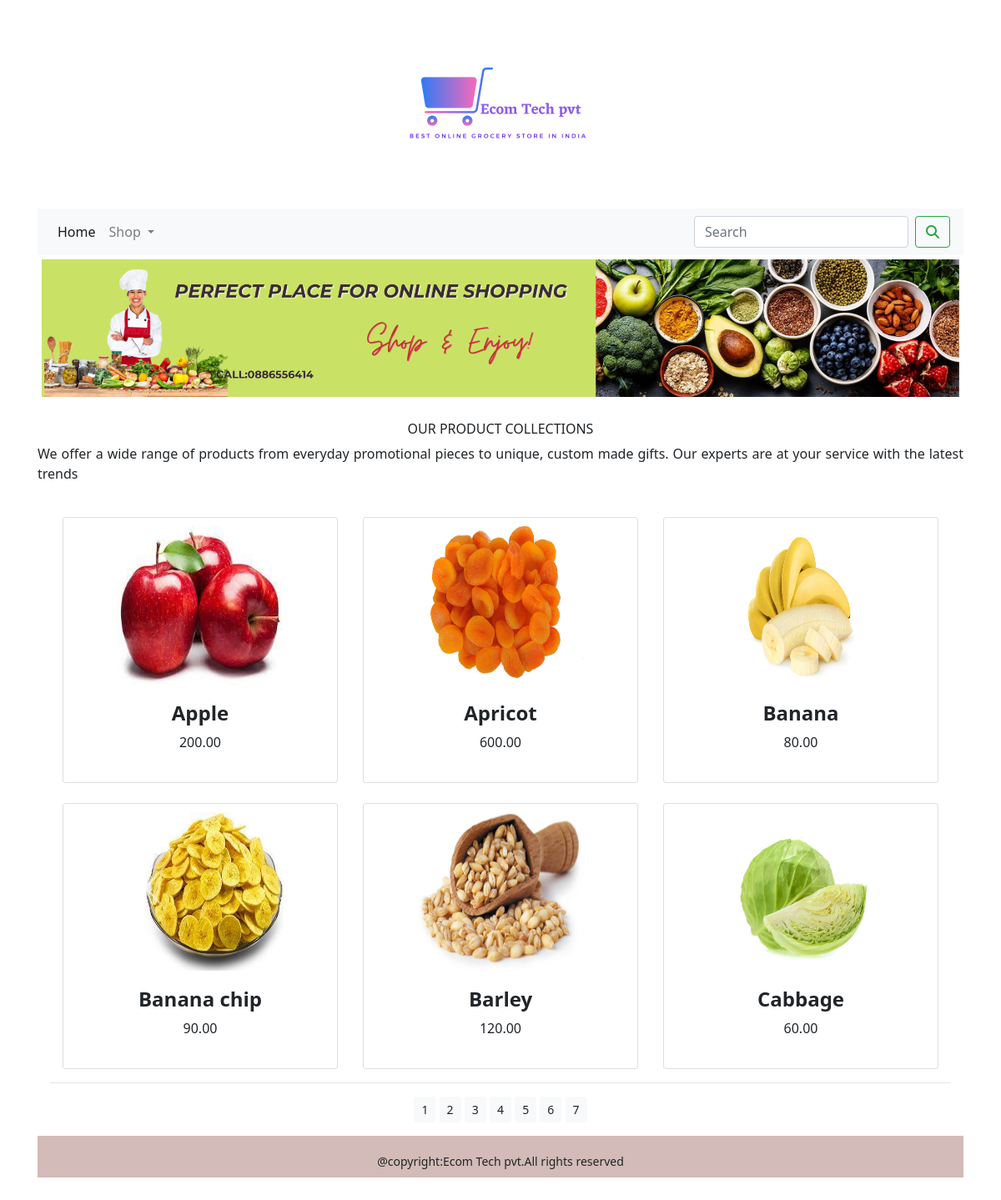
Page /shop on the committed database.
### app1/models.py (models this page shows, shortened)
class Product(models.Model):
    name=models.CharField(max_length=250,unique=True)
    slug=models.SlugField(max_length=250,unique=True)
    description=models.TextField()
    price=models.DecimalField(max_digits=10,decimal_places=2)
    category=models.ForeignKey(Category,on_delete=models.CASCADE)
    image=models.ImageField(upload_to='product')
    stock=models.IntegerField()
    available=models.BooleanField(default=True)
    created=models.DateTimeField(auto_now_add=True)
    updated=models.DateTimeField(auto_now=True)
    class Meta:
        ordering = ('name',)
        verbose_name = 'product'
        verbose_name_plural = 'products'
    def get_url(self):
        return reverse('app1:prodcatdetail',args=[self.category.slug,self.slug])

### app1/views.py (the view)
# urls.py: path('',views.allProdCat,name='allProdCat'),
def allProdCat(request,c_slug=None):
    c_page=None
    products_list=None
    if c_slug!=None:
        c_page=get_object_or_404(Category,slug=c_slug)
        products_list=Product.objects.all().filter(category=c_page,available=True)
    else:
        products_list=Product.objects.all().filter(available=True)
    paginator=Paginator(products_list,6)
    try:
        page=int(request.GET.get('page','1'))
    except:
        page=1
    try:
        products=paginator.page(page)
    except(EmptyPage,InvalidPage):
        products=paginator.page(paginator.num_pages)
    return render(request,'category.html',{'category':c_page,'products':products})

### app1/context_processors.py (called while the page is built)
def menu_links(request):
    links=Category.objects.all()
    return dict(links=links)

### app1/models.py (called while the page is built)
    def get_url(self):
        return reverse('app1:product_by_category',args=[self.slug])

### cartapp/context_processors.py (called while the page is built)
def counter(request):
    item_count=0
    if 'admin' in request.path:
        return {}
    else:
        try:
            cart=Cart.objects.filter(cart_id=_cart_id(request))
            cart_items=CartItem.objects.all().filter(cart=cart[:1])
            for cart_item in cart_items:
                item_count += cart_item.quantity
        except Cart.DoesNotExist:
            item_count=0
    return dict(item_count=item_count)

### cartapp/views.py (called while the page is built)
def _cart_id(request):
    cart= request.session.session_key
    if not cart:
        cart = request.session.create()
    return cart

### templates/category.html (shortened to what this page needs)
{% extends 'base.html' %}
{% load static %}
{% block content %}
<div class="mx-auto">
  {% if category %}
  <img class="my_image" src="{{category.image.url}}" alt="{{category.name}}">
</div>
<br>
<div>
  <h2 class="text-center my_title">{{category.name}}</h2>
  <p class="text-justify">{{category.description}}</p>
</div>
{% else %}
<div>
      <img class="my_image my_image_padding" src="{% static 'img/banner.png' %}" width="1290px" height="250px" alt="oru products">
    </div>
<br>
<div>
  <h1 class="text-center my_title">Our Product Collections</h1>
  <p class="text-justify">We offer a wide range of products from everyday promotional pieces to unique, custom made gifts. Our experts are at your service with the latest trends </p>
</div>
{% endif %}
<div class="container">
  <div class="row mx-auto">
    {% for product in products.object_list %}
    <div class="my-bottom-margin col-9 col-sm-12 col-md-4 col-lg-4 mt-4" >
      <div class="card text-center" style="min_width:18rem; height=100%;">
        <a href="{{product.get_url}}"><img src="{{product.image.url}}" style="padding-top: 10px;" width="200px" height="200px"  alt="{{product.name}}"></a>
        <div class="card-body">
          <h4><b>{{product.name}}</b></h4>
          <p>{{product.price}}</p>
        </div>
      </div>
    </div>
    {% endfor %}
  </div>
  <div class="mx-auto">
    {%if products.paginator.num_pages > 1 %}
    <hr>
    <div class="text-center">
      {% for pg in products.paginator.page_range %}
      <a href="?page={{pg}}" class="btn btn-light btn-sm {% if products.number == pg %} actiive {% endif %}">{{pg}}</a>
      {% endfor %}
    </div>
    {% endif %}
  </div>
</div>
{% endblock %}

### templates/base.html (shortened to what this page needs)
{% load static %}
<!DOCTYPE html>
<html lang="en">
<head>
    <link rel="stylesheet" href="{% static 'css/bootstrap.min.css' %}">
    <link rel="stylesheet" href="{% static 'css/custom.css' %}">
</head>
<body>
<div class="container">
    {% include 'header.html' %}
    {% include 'nav.html' %}
    {% block content %}
    {% endblock %}
</div>
{% include 'footer.html' %}
</body>
</html>

### templates/header.html
{% load static %}
<header>
    <center>
        <a href="{% url 'app1:allProdCat' %}"><img src="{% static 'img/logo.png' %}" width='250px;' height="250px" alt="logoimage"></a>
    </center>
</header>

### templates/nav.html (shortened to what this page needs)
<nav class="navbar navbar-expand-lg navbar-light bg-light">
  <div class="collapse navbar-collapse" id="navbarSupportedContent">
    <ul class="navbar-nav mr-auto">
      <li class="nav-item active">
        <a class="nav-link" href="#">Home <span class="sr-only">(current)</span></a>
      </li>
      <li class="nav-item dropdown {% if 'app1' in request.path %} active{% endif %}" >
        <a class="nav-link dropdown-toggle" href="#" id="navbarDropdown" role="button" data-toggle="dropdown" aria-haspopup="true" aria-expanded="false">
          Shop
        </a>
      </li>
    </ul>
    <form action="{% url 'search_app:SearchResult' %}" class="form-inline my-2 my-lg-0" class="d-flex" method="get">
      <input class="form-control mr-sm-2" type="search" name="q" placeholder="Search" aria-label="Search">
      <button class="btn btn-outline-success my-2 my-sm-0" type="submit"><i class="fa fa-search"></i></button>
    </form>
  </div>
</nav>

### templates/footer.html
<div class="container bottom footer my_footer">
  <p class="text-center">@copyright:Ecom Tech pvt.All rights reserved</p>
</div>

### static/css/custom.css (style rules this page uses)
body { font-family: 'Noto Sans', sans-serif; padding-bottom:70px; }
.my_footer p { padding-top:20px; font-size:14px; fixed; }
.my_footer { background-color:#d2bbb8; height:50px; margin-top:1rem; }
.my_image { width:100%; height:auto; }
.my_title { font-size:16px; text-transform:uppercase; letter_spacing:.2em; }
.my_image_padding { padding:5px; }
.my-bottom-margin { margin_bottom:10px; }
.card-body { font_size:14px; text_transform:uppercase; letter_spacing:.2em; }

### rows in the picture
Product: image (picture), name "Apple", price "200.00"
Product: image (picture), name "Apricot", price "600.00"
Product: image (picture), name "Banana", price "80.00"
Product: image (picture), name "Banana chip", price "90.00"
Product: image (picture), name "Barley", price "120.00"
Product: image (picture), name "Cabbage", price "60.00"

### other values in the picture
{{ pg }} "1" "2" "3" "4" "5" "6" "7"
